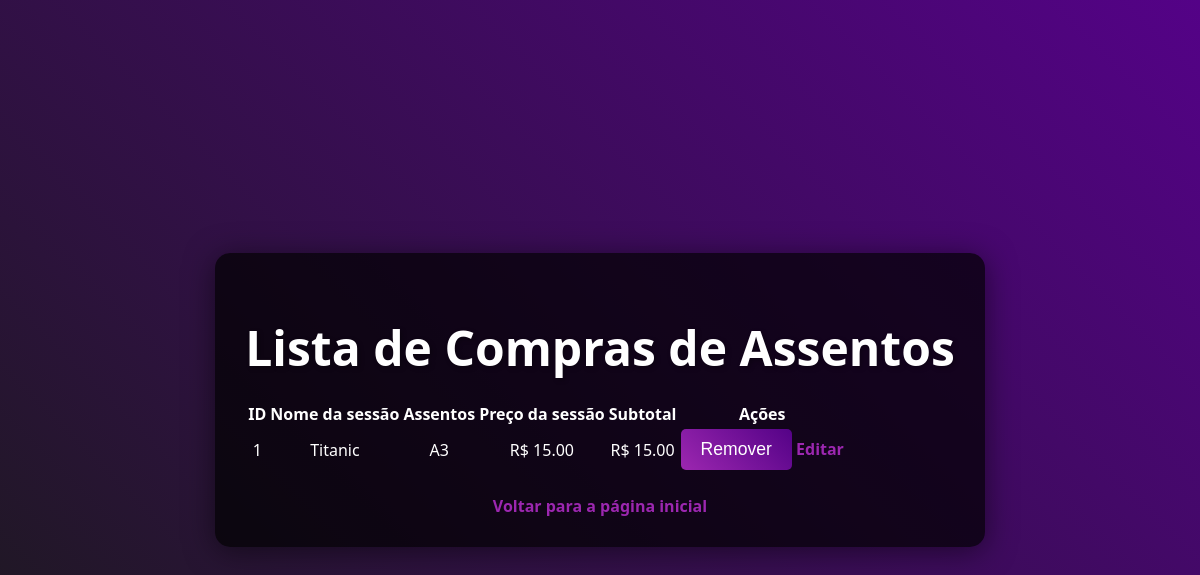
The app's page /listar_compras_assentos (signed in) with its own data.
### cinema/models.py (models this page shows)
class AssentoComprado(db.Model):
    id = db.Column(db.Integer, primary_key=True, autoincrement=True)
    sessao_id = db.Column(db.Integer, db.ForeignKey('sessao.id'), nullable=False)
    assento = db.Column(db.String(10), nullable=False)
    sessao = db.relationship('Sessao', backref=db.backref('assentos_comprados', lazy=True))

class Filme(db.Model):
    id = db.Column(db.Integer, primary_key=True, autoincrement=True)
    titulo = db.Column(db.String(200), nullable=False, index=True)
    duracao = db.Column(db.Integer, nullable=False)
    classificacao = db.Column(db.String(10), nullable=False)
    genero = db.Column(db.String(50))
    data_lancamento = db.Column(db.Date)
    foto = db.Column(db.String(255))

class Sessao(db.Model):
    id = db.Column(db.Integer, primary_key=True, autoincrement=True)
    filme_id = db.Column(db.Integer, db.ForeignKey('filme.id'), nullable=False)
    sala_id = db.Column(db.Integer, db.ForeignKey('sala.id'), nullable=False)
    horario = db.Column(db.DateTime, nullable=False)
    preco = db.Column(db.Float, nullable=False)
    filme = db.relationship('Filme', backref=db.backref('sessoes', lazy=True))
    sala = db.relationship('Sala', backref=db.backref('sessoes', lazy=True))

### app.py (the view)
@app.route('/listar_compras_assentos')
@login_required
def listar_compras_assentos():
    compras_assentos = AssentoComprado.query.all()
    return render_template('listar_assentos_comprados.html', compras_assentos=compras_assentos)

### cinema/__init__.py (called while the page is built)
def create_app():
    app = Flask(__name__, static_url_path='/static')
    app.secret_key = '17052008'
    project_dir = os.path.dirname(os.path.abspath(__file__))
    cinema_file = "sqlite:///{}".format(os.path.join(project_dir, "Cinema.db"))
    app.config["SQLALCHEMY_DATABASE_URI"] = cinema_file
    app.config["SQLALCHEMY_TRACK_MODIFICATIONS"] = False
    login_manager = LoginManager()
    login_manager.init_app(app)
    @login_manager.user_loader
    def load_user(user_id):
        from cinema.models import Usuario
        return Usuario.query.get(int(user_id))
    db.init_app(app)
    return app

### cinema/templates/listar_assentos_comprados.html (shortened to what this page needs)
<!DOCTYPE html>
<html lang="en">
    <head>
        <link rel="stylesheet" type="text/css" href="{{ url_for('static', filename='css/login.css') }}">
    </head>
    <body>
        <div class="container">
            <h1>Lista de Compras de Assentos</h1>
            {% if compras_assentos %}
                <table>
                    <thead>
                        <tr>
                            <th>ID</th>
                            <th>Nome da sessão</th>
                            <th>Assentos</th>
                            <th>Preço da sessão</th>
                            <th>Subtotal</th>
                            <th>Ações</th>
                        </tr>
                    </thead>
                    <tbody>
                        {% for compra in compras_assentos %}
                            <tr>
                                <td>{{ compra.id }}</td>
                                <td>{{ compra.sessao.filme.titulo }}</td>
                                <td>{{ compra.assento }}</td>
                                <td>R$ {{ "%.2f"|format(compra.sessao.preco) }}</td>
                                <td>R$ {{ "%.2f"|format(compra.sessao.preco) }}</td>
                                <td>
                                    <form action="{{ url_for('remover_compra_assentos') }}" method="POST" style="display:inline;">
                                        <button type="submit">Remover</button>
                                    </form>
                                    <a href="{{ url_for('atualizar_compra_assentos') }}?id={{ compra.id }}">Editar</a>
                                </td>
                            </tr>
                        {% endfor %}
                    </tbody>
                </table>
            {% else %}
                <p>Não há compras registradas no momento.</p>
            {% endif %}
            <br>
            <a href="{{ url_for('logado') }}">Voltar para a página inicial</a>
        </div>
    </body>
</html>

### cinema/static/css/Login.css (style rules this page uses)
body { font-family:system-ui, -apple-system, BlinkMacSystemFont, 'Segoe UI', Roboto, Oxygen, Ubuntu, Cantarell, 'Open Sans', 'Helvetica Neue', sans-serif ; background: linear-gradient(45deg, #1a1a1a, #540287); color: #fff; margin: 0; padding: 0; display: flex; justify-content: center; align-items: center; height: 100vh; flex-direction: column; }
.container { text-align: center; padding: 30px; background: rgba(0, 0, 0, 0.7); border-radius: 15px; box-shadow: 0 4px 30px rgba(0, 0, 0, 0.5); }
h1 { font-size: 3em; margin-bottom: 20px; text-shadow: 2px 2px 5px rgba(0, 0, 0, 0.3); }
button { background: linear-gradient(45deg, #9c27b0, #540287); color: white; padding: 10px 20px; border: none; font-size: 1.1em; border-radius: 5px; cursor: pointer; transition: all 0.3s ease; }
a { color: #9c27b0; text-decoration: none; font-weight: bold; }

### records on screen
AssentoComprado: id "1", sessao.filme.titulo "Titanic", assento "A3"
Sessao: sessao.preco "15.00"
